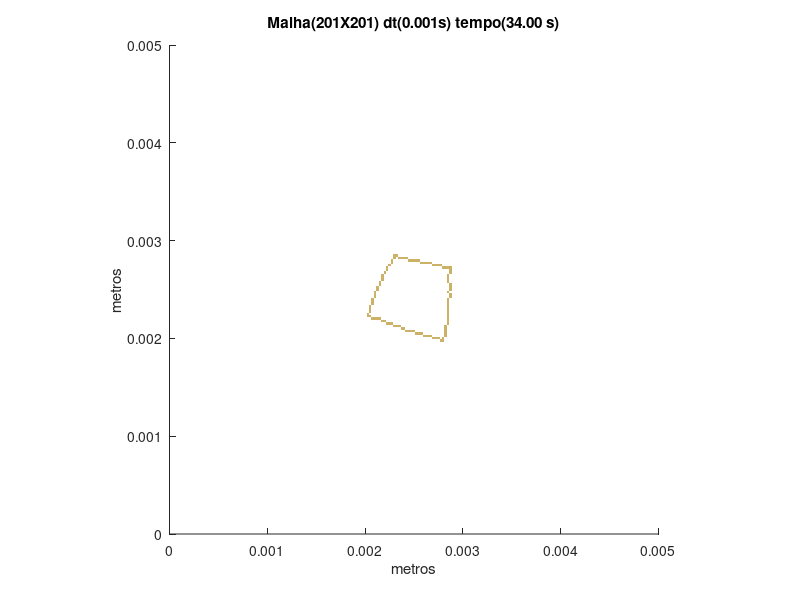

This figure's MATLAB source:
set (gca,'PlotBoxAspectRatio',[1 1 1],'Xlim',[0,0.005],'Ylim',[0,0.005])
hold on
title('Malha(201X201) dt(0.001s) tempo(34.00 s)')
hold on
ylabel('metros')
hold on
xlabel('metros')
hold on

fill([0.00276119402985075 0.00276119402985075 0.00278606965174129 0.00278606965174129],[0.00196517412935323 0.00199004975124378 0.00199004975124378 0.00196517412935323],[0.8,0.7,0.4],'LineStyle','none')

fill([0.00278606965174129 0.00278606965174129 0.00281094527363184 0.00281094527363184],[0.00196517412935323 0.00199004975124378 0.00199004975124378 0.00196517412935323],[0.8,0.7,0.4],'LineStyle','none')

fill([0.0026865671641791 0.0026865671641791 0.00271144278606965 0.00271144278606965],[0.00199004975124378 0.00201492537313433 0.00201492537313433 0.00199004975124378],[0.8,0.7,0.4],'LineStyle','none')

fill([0.00271144278606965 0.00271144278606965 0.0027363184079602 0.0027363184079602],[0.00199004975124378 0.00201492537313433 0.00201492537313433 0.00199004975124378],[0.8,0.7,0.4],'LineStyle','none')

fill([0.0027363184079602 0.0027363184079602 0.00276119402985075 0.00276119402985075],[0.00199004975124378 0.00201492537313433 0.00201492537313433 0.00199004975124378],[0.8,0.7,0.4],'LineStyle','none')

fill([0.00278606965174129 0.00278606965174129 0.00281094527363184 0.00281094527363184],[0.00199004975124378 0.00201492537313433 0.00201492537313433 0.00199004975124378],[0.8,0.7,0.4],'LineStyle','none')

fill([0.00258706467661692 0.00258706467661692 0.00261194029850746 0.00261194029850746],[0.00201492537313433 0.00203980099502488 0.00203980099502488 0.00201492537313433],[0.8,0.7,0.4],'LineStyle','none')

fill([0.00261194029850746 0.00261194029850746 0.00263681592039801 0.00263681592039801],[0.00201492537313433 0.00203980099502488 0.00203980099502488 0.00201492537313433],[0.8,0.7,0.4],'LineStyle','none')

fill([0.00263681592039801 0.00263681592039801 0.00266169154228856 0.00266169154228856],[0.00201492537313433 0.00203980099502488 0.00203980099502488 0.00201492537313433],[0.8,0.7,0.4],'LineStyle','none')

fill([0.00266169154228856 0.00266169154228856 0.0026865671641791 0.0026865671641791],[0.00201492537313433 0.00203980099502488 0.00203980099502488 0.00201492537313433],[0.8,0.7,0.4],'LineStyle','none')

fill([0.00281094527363184 0.00281094527363184 0.00283582089552239 0.00283582089552239],[0.00201492537313433 0.00203980099502488 0.00203980099502488 0.00201492537313433],[0.8,0.7,0.4],'LineStyle','none')

fill([0.00251243781094527 0.00251243781094527 0.00253731343283582 0.00253731343283582],[0.00203980099502488 0.00206467661691542 0.00206467661691542 0.00203980099502488],[0.8,0.7,0.4],'LineStyle','none')

fill([0.00253731343283582 0.00253731343283582 0.00256218905472637 0.00256218905472637],[0.00203980099502488 0.00206467661691542 0.00206467661691542 0.00203980099502488],[0.8,0.7,0.4],'LineStyle','none')

fill([0.00256218905472637 0.00256218905472637 0.00258706467661692 0.00258706467661692],[0.00203980099502488 0.00206467661691542 0.00206467661691542 0.00203980099502488],[0.8,0.7,0.4],'LineStyle','none')

fill([0.00281094527363184 0.00281094527363184 0.00283582089552239 0.00283582089552239],[0.00203980099502488 0.00206467661691542 0.00206467661691542 0.00203980099502488],[0.8,0.7,0.4],'LineStyle','none')

fill([0.00241293532338308 0.00241293532338308 0.00243781094527363 0.00243781094527363],[0.00206467661691542 0.00208955223880597 0.00208955223880597 0.00206467661691542],[0.8,0.7,0.4],'LineStyle','none')

fill([0.00243781094527363 0.00243781094527363 0.00246268656716418 0.00246268656716418],[0.00206467661691542 0.00208955223880597 0.00208955223880597 0.00206467661691542],[0.8,0.7,0.4],'LineStyle','none')

fill([0.00246268656716418 0.00246268656716418 0.00248756218905473 0.00248756218905473],[0.00206467661691542 0.00208955223880597 0.00208955223880597 0.00206467661691542],[0.8,0.7,0.4],'LineStyle','none')

fill([0.00248756218905473 0.00248756218905473 0.00251243781094527 0.00251243781094527],[0.00206467661691542 0.00208955223880597 0.00208955223880597 0.00206467661691542],[0.8,0.7,0.4],'LineStyle','none')

fill([0.00281094527363184 0.00281094527363184 0.00283582089552239 0.00283582089552239],[0.00206467661691542 0.00208955223880597 0.00208955223880597 0.00206467661691542],[0.8,0.7,0.4],'LineStyle','none')

fill([0.00236318407960199 0.00236318407960199 0.00238805970149254 0.00238805970149254],[0.00208955223880597 0.00211442786069652 0.00211442786069652 0.00208955223880597],[0.8,0.7,0.4],'LineStyle','none')

fill([0.00238805970149254 0.00238805970149254 0.00241293532338308 0.00241293532338308],[0.00208955223880597 0.00211442786069652 0.00211442786069652 0.00208955223880597],[0.8,0.7,0.4],'LineStyle','none')

fill([0.00281094527363184 0.00281094527363184 0.00283582089552239 0.00283582089552239],[0.00208955223880597 0.00211442786069652 0.00211442786069652 0.00208955223880597],[0.8,0.7,0.4],'LineStyle','none')

fill([0.00228855721393035 0.00228855721393035 0.0023134328358209 0.0023134328358209],[0.00211442786069652 0.00213930348258706 0.00213930348258706 0.00211442786069652],[0.8,0.7,0.4],'LineStyle','none')

fill([0.0023134328358209 0.0023134328358209 0.00233830845771144 0.00233830845771144],[0.00211442786069652 0.00213930348258706 0.00213930348258706 0.00211442786069652],[0.8,0.7,0.4],'LineStyle','none')

fill([0.00233830845771144 0.00233830845771144 0.00236318407960199 0.00236318407960199],[0.00211442786069652 0.00213930348258706 0.00213930348258706 0.00211442786069652],[0.8,0.7,0.4],'LineStyle','none')

fill([0.00281094527363184 0.00281094527363184 0.00283582089552239 0.00283582089552239],[0.00211442786069652 0.00213930348258706 0.00213930348258706 0.00211442786069652],[0.8,0.7,0.4],'LineStyle','none')

fill([0.00221393034825871 0.00221393034825871 0.00223880597014925 0.00223880597014925],[0.00213930348258706 0.00216417910447761 0.00216417910447761 0.00213930348258706],[0.8,0.7,0.4],'LineStyle','none')

fill([0.00223880597014925 0.00223880597014925 0.0022636815920398 0.0022636815920398],[0.00213930348258706 0.00216417910447761 0.00216417910447761 0.00213930348258706],[0.8,0.7,0.4],'LineStyle','none')

fill([0.0022636815920398 0.0022636815920398 0.00228855721393035 0.00228855721393035],[0.00213930348258706 0.00216417910447761 0.00216417910447761 0.00213930348258706],[0.8,0.7,0.4],'LineStyle','none')

fill([0.00283582089552239 0.00283582089552239 0.00286069651741294 0.00286069651741294],[0.00213930348258706 0.00216417910447761 0.00216417910447761 0.00213930348258706],[0.8,0.7,0.4],'LineStyle','none')

fill([0.00216417910447761 0.00216417910447761 0.00218905472636816 0.00218905472636816],[0.00216417910447761 0.00218905472636816 0.00218905472636816 0.00216417910447761],[0.8,0.7,0.4],'LineStyle','none')

fill([0.00218905472636816 0.00218905472636816 0.00221393034825871 0.00221393034825871],[0.00216417910447761 0.00218905472636816 0.00218905472636816 0.00216417910447761],[0.8,0.7,0.4],'LineStyle','none')

fill([0.00283582089552239 0.00283582089552239 0.00286069651741294 0.00286069651741294],[0.00216417910447761 0.00218905472636816 0.00218905472636816 0.00216417910447761],[0.8,0.7,0.4],'LineStyle','none')

fill([0.00206467661691542 0.00206467661691542 0.00208955223880597 0.00208955223880597],[0.00218905472636816 0.00221393034825871 0.00221393034825871 0.00218905472636816],[0.8,0.7,0.4],'LineStyle','none')

fill([0.00208955223880597 0.00208955223880597 0.00211442786069652 0.00211442786069652],[0.00218905472636816 0.00221393034825871 0.00221393034825871 0.00218905472636816],[0.8,0.7,0.4],'LineStyle','none')

fill([0.00211442786069652 0.00211442786069652 0.00213930348258706 0.00213930348258706],[0.00218905472636816 0.00221393034825871 0.00221393034825871 0.00218905472636816],[0.8,0.7,0.4],'LineStyle','none')

fill([0.00213930348258706 0.00213930348258706 0.00216417910447761 0.00216417910447761],[0.00218905472636816 0.00221393034825871 0.00221393034825871 0.00218905472636816],[0.8,0.7,0.4],'LineStyle','none')

fill([0.00283582089552239 0.00283582089552239 0.00286069651741294 0.00286069651741294],[0.00218905472636816 0.00221393034825871 0.00221393034825871 0.00218905472636816],[0.8,0.7,0.4],'LineStyle','none')

fill([0.00201492537313433 0.00201492537313433 0.00203980099502488 0.00203980099502488],[0.00221393034825871 0.00223880597014925 0.00223880597014925 0.00221393034825871],[0.8,0.7,0.4],'LineStyle','none')

fill([0.00203980099502488 0.00203980099502488 0.00206467661691542 0.00206467661691542],[0.00221393034825871 0.00223880597014925 0.00223880597014925 0.00221393034825871],[0.8,0.7,0.4],'LineStyle','none')

fill([0.00283582089552239 0.00283582089552239 0.00286069651741294 0.00286069651741294],[0.00221393034825871 0.00223880597014925 0.00223880597014925 0.00221393034825871],[0.8,0.7,0.4],'LineStyle','none')

fill([0.00201492537313433 0.00201492537313433 0.00203980099502488 0.00203980099502488],[0.00223880597014925 0.0022636815920398 0.0022636815920398 0.00223880597014925],[0.8,0.7,0.4],'LineStyle','none')

fill([0.00283582089552239 0.00283582089552239 0.00286069651741294 0.00286069651741294],[0.00223880597014925 0.0022636815920398 0.0022636815920398 0.00223880597014925],[0.8,0.7,0.4],'LineStyle','none')

fill([0.00203980099502488 0.00203980099502488 0.00206467661691542 0.00206467661691542],[0.0022636815920398 0.00228855721393035 0.00228855721393035 0.0022636815920398],[0.8,0.7,0.4],'LineStyle','none')

fill([0.00283582089552239 0.00283582089552239 0.00286069651741294 0.00286069651741294],[0.0022636815920398 0.00228855721393035 0.00228855721393035 0.0022636815920398],[0.8,0.7,0.4],'LineStyle','none')

fill([0.00203980099502488 0.00203980099502488 0.00206467661691542 0.00206467661691542],[0.00228855721393035 0.0023134328358209 0.0023134328358209 0.00228855721393035],[0.8,0.7,0.4],'LineStyle','none')

fill([0.00283582089552239 0.00283582089552239 0.00286069651741294 0.00286069651741294],[0.00228855721393035 0.0023134328358209 0.0023134328358209 0.00228855721393035],[0.8,0.7,0.4],'LineStyle','none')

fill([0.00203980099502488 0.00203980099502488 0.00206467661691542 0.00206467661691542],[0.0023134328358209 0.00233830845771144 0.00233830845771144 0.0023134328358209],[0.8,0.7,0.4],'LineStyle','none')

fill([0.00283582089552239 0.00283582089552239 0.00286069651741294 0.00286069651741294],[0.0023134328358209 0.00233830845771144 0.00233830845771144 0.0023134328358209],[0.8,0.7,0.4],'LineStyle','none')

fill([0.00206467661691542 0.00206467661691542 0.00208955223880597 0.00208955223880597],[0.00233830845771144 0.00236318407960199 0.00236318407960199 0.00233830845771144],[0.8,0.7,0.4],'LineStyle','none')

fill([0.00283582089552239 0.00283582089552239 0.00286069651741294 0.00286069651741294],[0.00233830845771144 0.00236318407960199 0.00236318407960199 0.00233830845771144],[0.8,0.7,0.4],'LineStyle','none')

fill([0.00206467661691542 0.00206467661691542 0.00208955223880597 0.00208955223880597],[0.00236318407960199 0.00238805970149254 0.00238805970149254 0.00236318407960199],[0.8,0.7,0.4],'LineStyle','none')

fill([0.00283582089552239 0.00283582089552239 0.00286069651741294 0.00286069651741294],[0.00236318407960199 0.00238805970149254 0.00238805970149254 0.00236318407960199],[0.8,0.7,0.4],'LineStyle','none')

fill([0.00206467661691542 0.00206467661691542 0.00208955223880597 0.00208955223880597],[0.00238805970149254 0.00241293532338308 0.00241293532338308 0.00238805970149254],[0.8,0.7,0.4],'LineStyle','none')

fill([0.00283582089552239 0.00283582089552239 0.00286069651741294 0.00286069651741294],[0.00238805970149254 0.00241293532338308 0.00241293532338308 0.00238805970149254],[0.8,0.7,0.4],'LineStyle','none')

fill([0.00208955223880597 0.00208955223880597 0.00211442786069652 0.00211442786069652],[0.00241293532338308 0.00243781094527363 0.00243781094527363 0.00241293532338308],[0.8,0.7,0.4],'LineStyle','none')

fill([0.00286069651741294 0.00286069651741294 0.00288557213930348 0.00288557213930348],[0.00241293532338308 0.00243781094527363 0.00243781094527363 0.00241293532338308],[0.8,0.7,0.4],'LineStyle','none')

fill([0.00208955223880597 0.00208955223880597 0.00211442786069652 0.00211442786069652],[0.00243781094527363 0.00246268656716418 0.00246268656716418 0.00243781094527363],[0.8,0.7,0.4],'LineStyle','none')

fill([0.00286069651741294 0.00286069651741294 0.00288557213930348 0.00288557213930348],[0.00243781094527363 0.00246268656716418 0.00246268656716418 0.00243781094527363],[0.8,0.7,0.4],'LineStyle','none')

fill([0.00208955223880597 0.00208955223880597 0.00211442786069652 0.00211442786069652],[0.00246268656716418 0.00248756218905473 0.00248756218905473 0.00246268656716418],[0.8,0.7,0.4],'LineStyle','none')

fill([0.00283582089552239 0.00283582089552239 0.00286069651741294 0.00286069651741294],[0.00246268656716418 0.00248756218905473 0.00248756218905473 0.00246268656716418],[0.8,0.7,0.4],'LineStyle','none')

fill([0.00211442786069652 0.00211442786069652 0.00213930348258706 0.00213930348258706],[0.00248756218905473 0.00251243781094527 0.00251243781094527 0.00248756218905473],[0.8,0.7,0.4],'LineStyle','none')

fill([0.00286069651741294 0.00286069651741294 0.00288557213930348 0.00288557213930348],[0.00248756218905473 0.00251243781094527 0.00251243781094527 0.00248756218905473],[0.8,0.7,0.4],'LineStyle','none')

fill([0.00211442786069652 0.00211442786069652 0.00213930348258706 0.00213930348258706],[0.00251243781094527 0.00253731343283582 0.00253731343283582 0.00251243781094527],[0.8,0.7,0.4],'LineStyle','none')

fill([0.00286069651741294 0.00286069651741294 0.00288557213930348 0.00288557213930348],[0.00251243781094527 0.00253731343283582 0.00253731343283582 0.00251243781094527],[0.8,0.7,0.4],'LineStyle','none')

fill([0.00213930348258706 0.00213930348258706 0.00216417910447761 0.00216417910447761],[0.00253731343283582 0.00256218905472637 0.00256218905472637 0.00253731343283582],[0.8,0.7,0.4],'LineStyle','none')

fill([0.00286069651741294 0.00286069651741294 0.00288557213930348 0.00288557213930348],[0.00253731343283582 0.00256218905472637 0.00256218905472637 0.00253731343283582],[0.8,0.7,0.4],'LineStyle','none')

fill([0.00213930348258706 0.00213930348258706 0.00216417910447761 0.00216417910447761],[0.00256218905472637 0.00258706467661692 0.00258706467661692 0.00256218905472637],[0.8,0.7,0.4],'LineStyle','none')

fill([0.00283582089552239 0.00283582089552239 0.00286069651741294 0.00286069651741294],[0.00256218905472637 0.00258706467661692 0.00258706467661692 0.00256218905472637],[0.8,0.7,0.4],'LineStyle','none')

fill([0.00216417910447761 0.00216417910447761 0.00218905472636816 0.00218905472636816],[0.00258706467661692 0.00261194029850746 0.00261194029850746 0.00258706467661692],[0.8,0.7,0.4],'LineStyle','none')

fill([0.00283582089552239 0.00283582089552239 0.00286069651741294 0.00286069651741294],[0.00258706467661692 0.00261194029850746 0.00261194029850746 0.00258706467661692],[0.8,0.7,0.4],'LineStyle','none')

fill([0.00216417910447761 0.00216417910447761 0.00218905472636816 0.00218905472636816],[0.00261194029850746 0.00263681592039801 0.00263681592039801 0.00261194029850746],[0.8,0.7,0.4],'LineStyle','none')

fill([0.00283582089552239 0.00283582089552239 0.00286069651741294 0.00286069651741294],[0.00261194029850746 0.00263681592039801 0.00263681592039801 0.00261194029850746],[0.8,0.7,0.4],'LineStyle','none')

fill([0.00216417910447761 0.00216417910447761 0.00218905472636816 0.00218905472636816],[0.00263681592039801 0.00266169154228856 0.00266169154228856 0.00263681592039801],[0.8,0.7,0.4],'LineStyle','none')

fill([0.00283582089552239 0.00283582089552239 0.00286069651741294 0.00286069651741294],[0.00263681592039801 0.00266169154228856 0.00266169154228856 0.00263681592039801],[0.8,0.7,0.4],'LineStyle','none')

fill([0.00218905472636816 0.00218905472636816 0.00221393034825871 0.00221393034825871],[0.00266169154228856 0.0026865671641791 0.0026865671641791 0.00266169154228856],[0.8,0.7,0.4],'LineStyle','none')

fill([0.00286069651741294 0.00286069651741294 0.00288557213930348 0.00288557213930348],[0.00266169154228856 0.0026865671641791 0.0026865671641791 0.00266169154228856],[0.8,0.7,0.4],'LineStyle','none')

fill([0.00221393034825871 0.00221393034825871 0.00223880597014925 0.00223880597014925],[0.0026865671641791 0.00271144278606965 0.00271144278606965 0.0026865671641791],[0.8,0.7,0.4],'LineStyle','none')

fill([0.00286069651741294 0.00286069651741294 0.00288557213930348 0.00288557213930348],[0.0026865671641791 0.00271144278606965 0.00271144278606965 0.0026865671641791],[0.8,0.7,0.4],'LineStyle','none')

fill([0.00221393034825871 0.00221393034825871 0.00223880597014925 0.00223880597014925],[0.00271144278606965 0.0027363184079602 0.0027363184079602 0.00271144278606965],[0.8,0.7,0.4],'LineStyle','none')

fill([0.00278606965174129 0.00278606965174129 0.00281094527363184 0.00281094527363184],[0.00271144278606965 0.0027363184079602 0.0027363184079602 0.00271144278606965],[0.8,0.7,0.4],'LineStyle','none')

fill([0.00281094527363184 0.00281094527363184 0.00283582089552239 0.00283582089552239],[0.00271144278606965 0.0027363184079602 0.0027363184079602 0.00271144278606965],[0.8,0.7,0.4],'LineStyle','none')

fill([0.00283582089552239 0.00283582089552239 0.00286069651741294 0.00286069651741294],[0.00271144278606965 0.0027363184079602 0.0027363184079602 0.00271144278606965],[0.8,0.7,0.4],'LineStyle','none')

fill([0.00286069651741294 0.00286069651741294 0.00288557213930348 0.00288557213930348],[0.00271144278606965 0.0027363184079602 0.0027363184079602 0.00271144278606965],[0.8,0.7,0.4],'LineStyle','none')

fill([0.00223880597014925 0.00223880597014925 0.0022636815920398 0.0022636815920398],[0.0027363184079602 0.00276119402985075 0.00276119402985075 0.0027363184079602],[0.8,0.7,0.4],'LineStyle','none')

fill([0.0026865671641791 0.0026865671641791 0.00271144278606965 0.00271144278606965],[0.0027363184079602 0.00276119402985075 0.00276119402985075 0.0027363184079602],[0.8,0.7,0.4],'LineStyle','none')

fill([0.00271144278606965 0.00271144278606965 0.0027363184079602 0.0027363184079602],[0.0027363184079602 0.00276119402985075 0.00276119402985075 0.0027363184079602],[0.8,0.7,0.4],'LineStyle','none')

fill([0.0027363184079602 0.0027363184079602 0.00276119402985075 0.00276119402985075],[0.0027363184079602 0.00276119402985075 0.00276119402985075 0.0027363184079602],[0.8,0.7,0.4],'LineStyle','none')

fill([0.00276119402985075 0.00276119402985075 0.00278606965174129 0.00278606965174129],[0.0027363184079602 0.00276119402985075 0.00276119402985075 0.0027363184079602],[0.8,0.7,0.4],'LineStyle','none')

fill([0.0022636815920398 0.0022636815920398 0.00228855721393035 0.00228855721393035],[0.00276119402985075 0.00278606965174129 0.00278606965174129 0.00276119402985075],[0.8,0.7,0.4],'LineStyle','none')

fill([0.00256218905472637 0.00256218905472637 0.00258706467661692 0.00258706467661692],[0.00276119402985075 0.00278606965174129 0.00278606965174129 0.00276119402985075],[0.8,0.7,0.4],'LineStyle','none')

fill([0.00258706467661692 0.00258706467661692 0.00261194029850746 0.00261194029850746],[0.00276119402985075 0.00278606965174129 0.00278606965174129 0.00276119402985075],[0.8,0.7,0.4],'LineStyle','none')

fill([0.00261194029850746 0.00261194029850746 0.00263681592039801 0.00263681592039801],[0.00276119402985075 0.00278606965174129 0.00278606965174129 0.00276119402985075],[0.8,0.7,0.4],'LineStyle','none')

fill([0.00263681592039801 0.00263681592039801 0.00266169154228856 0.00266169154228856],[0.00276119402985075 0.00278606965174129 0.00278606965174129 0.00276119402985075],[0.8,0.7,0.4],'LineStyle','none')

fill([0.00266169154228856 0.00266169154228856 0.0026865671641791 0.0026865671641791],[0.00276119402985075 0.00278606965174129 0.00278606965174129 0.00276119402985075],[0.8,0.7,0.4],'LineStyle','none')

fill([0.0022636815920398 0.0022636815920398 0.00228855721393035 0.00228855721393035],[0.00278606965174129 0.00281094527363184 0.00281094527363184 0.00278606965174129],[0.8,0.7,0.4],'LineStyle','none')

fill([0.00243781094527363 0.00243781094527363 0.00246268656716418 0.00246268656716418],[0.00278606965174129 0.00281094527363184 0.00281094527363184 0.00278606965174129],[0.8,0.7,0.4],'LineStyle','none')

fill([0.00246268656716418 0.00246268656716418 0.00248756218905473 0.00248756218905473],[0.00278606965174129 0.00281094527363184 0.00281094527363184 0.00278606965174129],[0.8,0.7,0.4],'LineStyle','none')

fill([0.00248756218905473 0.00248756218905473 0.00251243781094527 0.00251243781094527],[0.00278606965174129 0.00281094527363184 0.00281094527363184 0.00278606965174129],[0.8,0.7,0.4],'LineStyle','none')

fill([0.00251243781094527 0.00251243781094527 0.00253731343283582 0.00253731343283582],[0.00278606965174129 0.00281094527363184 0.00281094527363184 0.00278606965174129],[0.8,0.7,0.4],'LineStyle','none')

fill([0.00253731343283582 0.00253731343283582 0.00256218905472637 0.00256218905472637],[0.00278606965174129 0.00281094527363184 0.00281094527363184 0.00278606965174129],[0.8,0.7,0.4],'LineStyle','none')

fill([0.00228855721393035 0.00228855721393035 0.0023134328358209 0.0023134328358209],[0.00281094527363184 0.00283582089552239 0.00283582089552239 0.00281094527363184],[0.8,0.7,0.4],'LineStyle','none')

fill([0.00233830845771144 0.00233830845771144 0.00236318407960199 0.00236318407960199],[0.00281094527363184 0.00283582089552239 0.00283582089552239 0.00281094527363184],[0.8,0.7,0.4],'LineStyle','none')

fill([0.00236318407960199 0.00236318407960199 0.00238805970149254 0.00238805970149254],[0.00281094527363184 0.00283582089552239 0.00283582089552239 0.00281094527363184],[0.8,0.7,0.4],'LineStyle','none')

fill([0.00238805970149254 0.00238805970149254 0.00241293532338308 0.00241293532338308],[0.00281094527363184 0.00283582089552239 0.00283582089552239 0.00281094527363184],[0.8,0.7,0.4],'LineStyle','none')

fill([0.00241293532338308 0.00241293532338308 0.00243781094527363 0.00243781094527363],[0.00281094527363184 0.00283582089552239 0.00283582089552239 0.00281094527363184],[0.8,0.7,0.4],'LineStyle','none')

fill([0.00228855721393035 0.00228855721393035 0.0023134328358209 0.0023134328358209],[0.00283582089552239 0.00286069651741294 0.00286069651741294 0.00283582089552239],[0.8,0.7,0.4],'LineStyle','none')

fill([0.0023134328358209 0.0023134328358209 0.00233830845771144 0.00233830845771144],[0.00283582089552239 0.00286069651741294 0.00286069651741294 0.00283582089552239],[0.8,0.7,0.4],'LineStyle','none')
